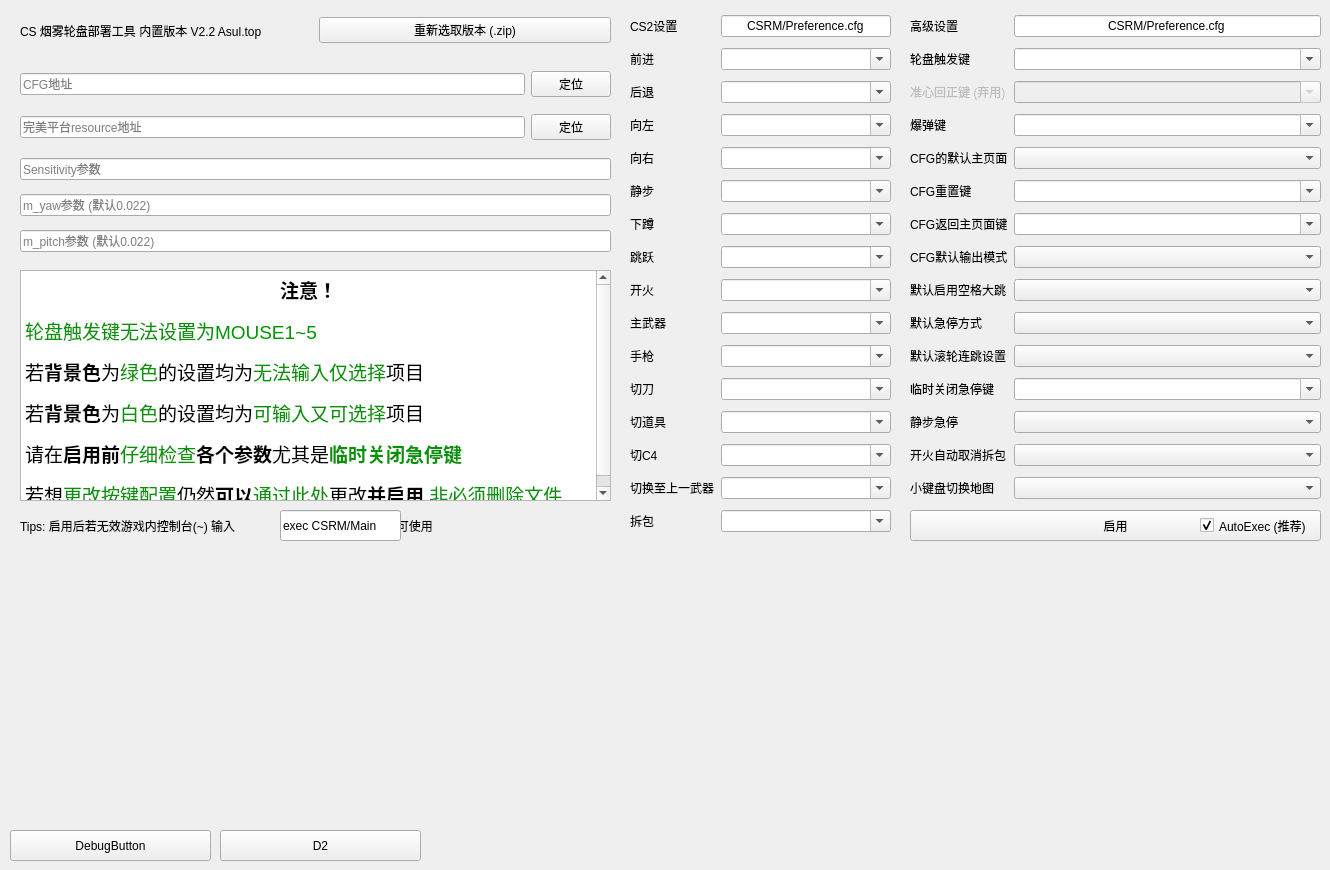
  <widget class="QWidget" name="centralwidget">
   <widget class="QWidget" name="horizontalLayoutWidget">
    <property name="geometry">
     <rect>
      <x>20</x>
      <y>10</y>
      <width>591</width>
      <height>41</height>
     </rect>
    </property>
    <layout class="QHBoxLayout" name="horizontalLayout">
     <item>
      <widget class="QLabel" name="title">
       <property name="text">
        <string>CS 烟雾轮盘部署工具 内置版本 V2.2 Asul.top</string>
       </property>
      </widget>
     </item>
     <item>
      <widget class="QPushButton" name="relocateVersionButton">
       <property name="text">
        <string>重新选取版本 (.zip)</string>
       </property>
      </widget>
     </item>
    </layout>
   </widget>
   <widget class="QWidget" name="gridLayoutWidget">
    <property name="geometry">
     <rect>
      <x>20</x>
      <y>60</y>
      <width>591</width>
      <height>91</height>
     </rect>
    </property>
    <layout class="QGridLayout" name="gridLayout">
     <item row="0" column="1">
      <widget class="QPushButton" name="locateCSPathButton">
       <property name="text">
        <string>定位</string>
       </property>
      </widget>
     </item>
     <item row="1" column="1">
      <widget class="QPushButton" name="locatePerfectPathButton">
       <property name="text">
        <string>定位</string>
       </property>
      </widget>
     </item>
     <item row="0" column="0">
      <widget class="QLineEdit" name="CSPathLine">
       <property name="inputMask">
        <string/>
       </property>
       <property name="text">
        <string/>
       </property>
       <property name="frame">
        <bool>true</bool>
       </property>
       <property name="readOnly">
        <bool>true</bool>
       </property>
       <property name="placeholderText">
        <string>CFG地址</string>
       </property>
      </widget>
     </item>
     <item row="1" column="0">
      <widget class="QLineEdit" name="perfectPathLine">
       <property name="text">
        <string/>
       </property>
       <property name="readOnly">
        <bool>true</bool>
       </property>
       <property name="placeholderText">
        <string>完美平台resource地址</string>
       </property>
      </widget>
     </item>
    </layout>
   </widget>
   <widget class="QPushButton" name="replaceButton">
    <property name="geometry">
     <rect>
      <x>910</x>
      <y>510</y>
      <width>411</width>
      <height>31</height>
     </rect>
    </property>
    <property name="text">
     <string>启用</string>
    </property>
   </widget>
   <widget class="QWidget" name="verticalLayoutWidget">
    <property name="geometry">
     <rect>
      <x>20</x>
      <y>150</y>
      <width>591</width>
      <height>111</height>
     </rect>
    </property>
    <layout class="QVBoxLayout" name="verticalLayout">
     <item>
      <widget class="QLineEdit" name="sensitiveLine">
       <property name="text">
        <string/>
       </property>
       <property name="placeholderText">
        <string>Sensitivity参数</string>
       </property>
      </widget>
     </item>
     <item>
      <widget class="QLineEdit" name="yawLine">
       <property name="text">
        <string/>
       </property>
       <property name="placeholderText">
        <string>m_yaw参数 (默认0.022)</string>
       </property>
      </widget>
     </item>
     <item>
      <widget class="QLineEdit" name="pitchLine">
       <property name="text">
        <string/>
       </property>
       <property name="placeholderText">
        <string>m_pitch参数 (默认0.022)</string>
       </property>
      </widget>
     </item>
    </layout>
   </widget>
   <widget class="QCheckBox" name="autoExecMode">
    <property name="geometry">
     <rect>
      <x>1200</x>
      <y>510</y>
      <width>121</width>
      <height>31</height>
     </rect>
    </property>
    <property name="text">
     <string>AutoExec (推荐)</string>
    </property>
    <property name="checked">
     <bool>true</bool>
    </property>
   </widget>
   <widget class="QLabel" name="label">
    <property name="geometry">
     <rect>
      <x>20</x>
      <y>510</y>
      <width>591</width>
      <height>31</height>
     </rect>
    </property>
    <property name="text">
     <string>Tips: 启用后若无效游戏内控制台(~) 输入                                             即可使用</string>
    </property>
   </widget>
   <widget class="QLineEdit" name="lineEdit">
    <property name="geometry">
     <rect>
      <x>280</x>
      <y>510</y>
      <width>121</width>
      <height>31</height>
     </rect>
    </property>
    <property name="text">
     <string>exec CSRM/Main </string>
    </property>
   </widget>
   <widget class="QWidget" name="gridLayoutWidget_2">
    <property name="geometry">
     <rect>
      <x>910</x>
      <y>10</y>
      <width>411</width>
      <height>494</height>
     </rect>
    </property>
    <layout class="QGridLayout" name="gridLayout_2" rowstretch="0,0,0,0,0,0,0,0,0,0,0,0,0,0,0,0,0,0,0" columnminimumwidth="0,0,0">
     <item row="1" column="2">
      <widget class="QComboBox" name="LPTrigger">
       <property name="editable">
        <bool>true</bool>
       </property>
      </widget>
     </item>
     <item row="17" column="0">
      <widget class="QLabel" name="label_7">
       <property name="text">
        <string>开火自动取消拆包</string>
       </property>
      </widget>
     </item>
     <item row="11" column="2">
      <widget class="QComboBox" name="CFGDefaultOutputMode">
       <property name="editable">
        <bool>false</bool>
       </property>
      </widget>
     </item>
     <item row="16" column="0">
      <widget class="QLabel" name="label_5">
       <property name="text">
        <string>静步急停</string>
       </property>
      </widget>
     </item>
     <item row="14" column="0">
      <widget class="QLabel" name="label11">
       <property name="text">
        <string>默认滚轮连跳设置</string>
       </property>
      </widget>
     </item>
     <item row="3" column="2">
      <widget class="QComboBox" name="LPReturn">
       <property name="enabled">
        <bool>false</bool>
       </property>
       <property name="editable">
        <bool>true</bool>
       </property>
      </widget>
     </item>
     <item row="17" column="2">
      <widget class="QComboBox" name="attackDeDefuseSwitcher">
       <property name="editable">
        <bool>false</bool>
       </property>
      </widget>
     </item>
     <item row="13" column="2">
      <widget class="QComboBox" name="defaultMStop">
       <property name="editable">
        <bool>false</bool>
       </property>
      </widget>
     </item>
     <item row="4" column="2">
      <widget class="QComboBox" name="PutSmoke">
       <property name="editable">
        <bool>true</bool>
       </property>
      </widget>
     </item>
     <item row="6" column="2">
      <widget class="QComboBox" name="CFGDefaultMain">
       <property name="editable">
        <bool>false</bool>
       </property>
      </widget>
     </item>
     <item row="15" column="2">
      <widget class="QComboBox" name="disableIMStop">
       <property name="editable">
        <bool>true</bool>
       </property>
       <property name="placeholderText">
        <string>请键入</string>
       </property>
      </widget>
     </item>
     <item row="1" column="0">
      <widget class="QLabel" name="label_3">
       <property name="text">
        <string>轮盘触发键</string>
       </property>
      </widget>
     </item>
     <item row="0" column="2">
      <widget class="QLineEdit" name="lineEdit_2">
       <property name="text">
        <string>CSRM/Preference.cfg</string>
       </property>
       <property name="alignment">
        <set>Qt::AlignCenter</set>
       </property>
       <property name="readOnly">
        <bool>true</bool>
       </property>
      </widget>
     </item>
     <item row="12" column="2">
      <widget class="QComboBox" name="enableDuckjump">
       <property name="editable">
        <bool>false</bool>
       </property>
      </widget>
     </item>
     <item row="0" column="0">
      <widget class="QLabel" name="label_12">
       <property name="text">
        <string>高级设置</string>
       </property>
      </widget>
     </item>
     <item row="14" column="2">
      <widget class="QComboBox" name="defaultWJSwitcher">
       <property name="editable">
        <bool>false</bool>
       </property>
      </widget>
     </item>
     <item row="12" column="0">
      <widget class="QLabel" name="label8">
       <property name="text">
        <string>默认启用空格大跳</string>
       </property>
      </widget>
     </item>
     <item row="10" column="0">
      <widget class="QLabel" name="label6">
       <property name="text">
        <string>CFG返回主页面键</string>
       </property>
      </widget>
     </item>
     <item row="8" column="2">
      <widget class="QComboBox" name="CFGClean">
       <property name="editable">
        <bool>true</bool>
       </property>
      </widget>
     </item>
     <item row="11" column="0">
      <widget class="QLabel" name="label7">
       <property name="text">
        <string>CFG默认输出模式</string>
       </property>
      </widget>
     </item>
     <item row="16" column="2">
      <widget class="QComboBox" name="disableShiftDeIMStop">
       <property name="editable">
        <bool>false</bool>
       </property>
      </widget>
     </item>
     <item row="4" column="0">
      <widget class="QLabel" name="label3">
       <property name="text">
        <string>爆弹键</string>
       </property>
      </widget>
     </item>
     <item row="13" column="0">
      <widget class="QLabel" name="label9">
       <property name="text">
        <string>默认急停方式</string>
       </property>
      </widget>
     </item>
     <item row="6" column="0">
      <widget class="QLabel" name="label_6">
       <property name="text">
        <string>CFG的默认主页面</string>
       </property>
      </widget>
     </item>
     <item row="10" column="2">
      <widget class="QComboBox" name="CFGRetrunToMain">
       <property name="editable">
        <bool>true</bool>
       </property>
      </widget>
     </item>
     <item row="8" column="0">
      <widget class="QLabel" name="label5">
       <property name="text">
        <string>CFG重置键</string>
       </property>
      </widget>
     </item>
     <item row="15" column="0">
      <widget class="QLabel" name="label_4">
       <property name="text">
        <string>临时关闭急停键</string>
       </property>
      </widget>
     </item>
     <item row="3" column="0">
      <widget class="QLabel" name="label_2">
       <property name="enabled">
        <bool>false</bool>
       </property>
       <property name="text">
        <string>准心回正键 (弃用)</string>
       </property>
      </widget>
     </item>
     <item row="18" column="0">
      <widget class="QLabel" name="label_16">
       <property name="text">
        <string>小键盘切换地图</string>
       </property>
      </widget>
     </item>
     <item row="18" column="2">
      <widget class="QComboBox" name="SetKPMapON">
       <property name="editable">
        <bool>false</bool>
       </property>
      </widget>
     </item>
    </layout>
   </widget>
   <widget class="QPushButton" name="DebugButton">
    <property name="geometry">
     <rect>
      <x>10</x>
      <y>830</y>
      <width>201</width>
      <height>31</height>
     </rect>
    </property>
    <property name="text">
     <string>DebugButton</string>
    </property>
   </widget>
   <widget class="QPushButton" name="D2">
    <property name="geometry">
     <rect>
      <x>220</x>
      <y>830</y>
      <width>201</width>
      <height>31</height>
     </rect>
    </property>
    <property name="text">
     <string>D2</string>
    </property>
   </widget>
   <widget class="QWidget" name="gridLayoutWidget_3">
    <property name="geometry">
     <rect>
      <x>630</x>
      <y>10</y>
      <width>261</width>
      <height>541</height>
     </rect>
    </property>
    <layout class="QGridLayout" name="gridLayout_3" rowstretch="0,0,0,0,0,0,0,0,0,0,0,0,0,0,0,0,0,0,0,0,0" columnstretch="0,0,0" rowminimumheight="0,0,0,0,0,0,0,0,0,0,0,0,0,0,0,0,0,0,0,0,0" columnminimumwidth="0,0,0">
     <item row="3" column="2">
      <widget class="QComboBox" name="CSBack">
       <property name="editable">
        <bool>true</bool>
       </property>
      </widget>
     </item>
     <item row="18" column="2">
      <widget class="QComboBox" name="CSQ">
       <property name="editable">
        <bool>true</bool>
       </property>
      </widget>
     </item>
     <item row="10" column="0">
      <widget class="QLabel" name="label6_2">
       <property name="text">
        <string>下蹲</string>
       </property>
      </widget>
     </item>
     <item row="8" column="2">
      <widget class="QComboBox" name="CSShift">
       <property name="editable">
        <bool>true</bool>
       </property>
      </widget>
     </item>
     <item row="8" column="0">
      <widget class="QLabel" name="label_19">
       <property name="text">
        <string>静步</string>
       </property>
      </widget>
     </item>
     <item row="4" column="0">
      <widget class="QLabel" name="label_14">
       <property name="text">
        <string>向左</string>
       </property>
      </widget>
     </item>
     <item row="17" column="2">
      <widget class="QComboBox" name="CS5">
       <property name="editable">
        <bool>true</bool>
       </property>
      </widget>
     </item>
     <item row="13" column="0">
      <widget class="QLabel" name="label8_2">
       <property name="text">
        <string>主武器</string>
       </property>
      </widget>
     </item>
     <item row="0" column="2">
      <widget class="QLineEdit" name="lineEdit_3">
       <property name="text">
        <string>CSRM/Preference.cfg</string>
       </property>
       <property name="alignment">
        <set>Qt::AlignCenter</set>
       </property>
       <property name="readOnly">
        <bool>true</bool>
       </property>
      </widget>
     </item>
     <item row="10" column="2">
      <widget class="QComboBox" name="CSDuck">
       <property name="editable">
        <bool>true</bool>
       </property>
      </widget>
     </item>
     <item row="16" column="0">
      <widget class="QLabel" name="label_11">
       <property name="text">
        <string>切道具</string>
       </property>
      </widget>
     </item>
     <item row="4" column="2">
      <widget class="QComboBox" name="CSLeft">
       <property name="editable">
        <bool>true</bool>
       </property>
      </widget>
     </item>
     <item row="14" column="2">
      <widget class="QComboBox" name="CS2">
       <property name="editable">
        <bool>true</bool>
       </property>
      </widget>
     </item>
     <item row="1" column="0">
      <widget class="QLabel" name="label_9">
       <property name="text">
        <string>前进</string>
       </property>
      </widget>
     </item>
     <item row="1" column="2">
      <widget class="QComboBox" name="CSForward">
       <property name="editable">
        <bool>true</bool>
       </property>
      </widget>
     </item>
     <item row="11" column="0">
      <widget class="QLabel" name="label_17">
       <property name="text">
        <string>跳跃</string>
       </property>
      </widget>
     </item>
     <item row="15" column="0">
      <widget class="QLabel" name="label11_2">
       <property name="text">
        <string>切刀</string>
       </property>
      </widget>
     </item>
     <item row="12" column="0">
      <widget class="QLabel" name="label7_2">
       <property name="text">
        <string>开火</string>
       </property>
      </widget>
     </item>
     <item row="12" column="2">
      <widget class="QComboBox" name="CSFire">
       <property name="editable">
        <bool>true</bool>
       </property>
      </widget>
     </item>
     <item row="17" column="0">
      <widget class="QLabel" name="label_8">
       <property name="text">
        <string>切C4</string>
       </property>
      </widget>
     </item>
     <item row="0" column="0">
      <widget class="QLabel" name="label_13">
       <property name="text">
        <string>CS2设置</string>
       </property>
      </widget>
     </item>
     <item row="14" column="0">
      <widget class="QLabel" name="label9_2">
       <property name="text">
        <string>手枪</string>
       </property>
      </widget>
     </item>
     <item row="18" column="0">
      <widget class="QLabel" name="label_15">
       <property name="text">
        <string>切换至上一武器</string>
       </property>
      </widget>
     </item>
     <item row="16" column="2">
      <widget class="QComboBox" name="CS4">
       <property name="editable">
        <bool>true</bool>
       </property>
      </widget>
     </item>
     <item row="6" column="0">
      <widget class="QLabel" name="label_18">
       <property name="text">
        <string>向右</string>
       </property>
      </widget>
     </item>
     <item row="15" column="2">
      <widget class="QComboBox" name="CS3">
       <property name="editable">
        <bool>true</bool>
       </property>
      </widget>
     </item>
     <item row="11" column="2">
      <widget class="QComboBox" name="CSSpace">
       <property name="editable">
        <bool>true</bool>
       </property>
      </widget>
     </item>
     <item row="13" column="2">
      <widget class="QComboBox" name="CS1">
       <property name="editable">
        <bool>true</bool>
       </property>
      </widget>
     </item>
     <item row="6" column="2">
      <widget class="QComboBox" name="CSRight">
       <property name="editable">
        <bool>true</bool>
       </property>
      </widget>
     </item>
     <item row="3" column="0">
      <widget class="QLabel" name="label_10">
       <property name="text">
        <string>后退</string>
       </property>
      </widget>
     </item>
     <item row="19" column="0">
      <widget class="QLabel" name="label_20">
       <property name="text">
        <string>拆包</string>
       </property>
      </widget>
     </item>
     <item row="19" column="2">
      <widget class="QComboBox" name="CSDefuse">
       <property name="enabled">
        <bool>true</bool>
       </property>
       <property name="editable">
        <bool>true</bool>
       </property>
      </widget>
     </item>
    </layout>
   </widget>
   <widget class="QTextEdit" name="textEdit">
    <property name="geometry">
     <rect>
      <x>20</x>
      <y>270</y>
      <width>591</width>
      <height>231</height>
     </rect>
    </property>
    <property name="readOnly">
     <bool>true</bool>
    </property>
    <property name="html">
     <string>&lt;!DOCTYPE HTML PUBLIC &quot;-//W3C//DTD HTML 4.0//EN&quot; &quot;http://www.w3.org/TR/REC-html40/strict.dtd&quot;&gt;
&lt;html&gt;&lt;head&gt;&lt;meta name=&quot;qrichtext&quot; content=&quot;1&quot; /&gt;&lt;meta charset=&quot;utf-8&quot; /&gt;&lt;style type=&quot;text/css&quot;&gt;
p, li { white-space: pre-wrap; }
hr { height: 1px; border-width: 0; }
li.unchecked::marker { content: &quot;\2610&quot;; }
li.checked::marker { content: &quot;\2612&quot;; }
&lt;/style&gt;&lt;/head&gt;&lt;body style=&quot; font-family:'微软雅黑'; font-size:12px; font-weight:400; font-style:normal;&quot;&gt;
&lt;p align=&quot;center&quot; style=&quot; margin-top:12px; margin-bottom:12px; margin-left:0px; margin-right:0px; -qt-block-indent:0; text-indent:0px;&quot;&gt;&lt;span style=&quot; font-size:14pt; font-weight:700;&quot;&gt;注意！&lt;/span&gt;&lt;/p&gt;
&lt;p style=&quot; margin-top:12px; margin-bottom:12px; margin-left:0px; margin-right:0px; -qt-block-indent:0; text-indent:0px;&quot;&gt;&lt;span style=&quot; font-size:14pt; color:#009400;&quot;&gt;轮盘触发键无法设置为MOUSE1~5&lt;/span&gt;&lt;/p&gt;
&lt;p style=&quot; margin-top:12px; margin-bottom:12px; margin-left:0px; margin-right:0px; -qt-block-indent:0; text-indent:0px;&quot;&gt;&lt;span style=&quot; font-size:14pt; color:#000000;&quot;&gt;若&lt;/span&gt;&lt;span style=&quot; font-size:14pt; font-weight:700; color:#000000;&quot;&gt;背景色&lt;/span&gt;&lt;span style=&quot; font-size:14pt; color:#000000;&quot;&gt;为&lt;/span&gt;&lt;span style=&quot; font-size:14pt; color:#009400;&quot;&gt;绿色&lt;/span&gt;&lt;span style=&quot; font-size:14pt; color:#000000;&quot;&gt;的设置均为&lt;/span&gt;&lt;span style=&quot; font-size:14pt; color:#009400;&quot;&gt;无法输入仅选择&lt;/span&gt;&lt;span style=&quot; font-size:14pt; color:#000000;&quot;&gt;项目&lt;/span&gt;&lt;/p&gt;
&lt;p style=&quot; margin-top:12px; margin-bottom:12px; margin-left:0px; margin-right:0px; -qt-block-indent:0; text-indent:0px;&quot;&gt;&lt;span style=&quot; font-size:14pt; color:#000000;&quot;&gt;若&lt;/span&gt;&lt;span style=&quot; font-size:14pt; font-weight:700; color:#000000;&quot;&gt;背景色&lt;/span&gt;&lt;span style=&quot; font-size:14pt; color:#000000;&quot;&gt;为&lt;/span&gt;&lt;span style=&quot; font-size:14pt; color:#009400;&quot;&gt;白色&lt;/span&gt;&lt;span style=&quot; font-size:14pt; color:#000000;&quot;&gt;的设置均为&lt;/span&gt;&lt;span style=&quot; font-size:14pt; color:#009400;&quot;&gt;可输入又可选择&lt;/span&gt;&lt;span style=&quot; font-size:14pt; color:#000000;&quot;&gt;项目&lt;/span&gt;&lt;/p&gt;
&lt;p style=&quot; margin-top:12px; margin-bottom:12px; margin-left:0px; margin-right:0px; -qt-block-indent:0; text-indent:0px;&quot;&gt;&lt;span style=&quot; font-size:14pt; color:#000000;&quot;&gt;请在&lt;/span&gt;&lt;span style=&quot; font-size:14pt; font-weight:700; color:#000000;&quot;&gt;启用前&lt;/span&gt;&lt;span style=&quot; font-size:14pt; color:#009400;&quot;&gt;仔细检查&lt;/span&gt;&lt;span style=&quot; font-size:14pt; font-weight:700; color:#000000;&quot;&gt;各个参数&lt;/span&gt;&lt;span style=&quot; font-size:14pt; color:#000000;&quot;&gt;尤其是&lt;/span&gt;&lt;span style=&quot; font-size:14pt; font-weight:700; color:#009400;&quot;&gt;临时关闭急停键&lt;/span&gt;&lt;/p&gt;
&lt;p style=&quot; margin-top:12px; margin-bottom:12px; margin-left:0px; margin-right:0px; -qt-block-indent:0; text-indent:0px;&quot;&gt;&lt;span style=&quot; font-size:14pt; color:#000000;&quot;&gt;若想&lt;/span&gt;&lt;span style=&quot; font-size:14pt; color:#009400;&quot;&gt;更改按键配置&lt;/span&gt;&lt;span style=&quot; font-size:14pt; color:#000000;&quot;&gt;仍然&lt;/span&gt;&lt;span style=&quot; font-size:14pt; font-weight:700; color:#000000;&quot;&gt;可以&lt;/span&gt;&lt;span style=&quot; font-size:14pt; color:#009400;&quot;&gt;通过此处&lt;/span&gt;&lt;span style=&quot; font-size:14pt; color:#000000;&quot;&gt;更改&lt;/span&gt;&lt;span style=&quot; font-size:14pt; font-weight:700; color:#000000;&quot;&gt;并启用&lt;/span&gt;&lt;span style=&quot; font-size:14pt; color:#000000;&quot;&gt; &lt;/span&gt;&lt;span style=&quot; font-size:14pt; color:#009400;&quot;&gt;非必须删除文件&lt;/span&gt;&lt;/p&gt;&lt;/body&gt;&lt;/html&gt;</string>
    </property>
   </widget>
  </widget>
